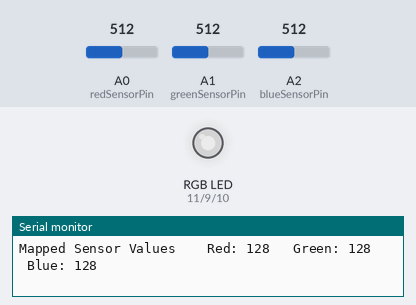
The program below on a simulated Arduino Uno, built with avr-gcc and run on an emulated ATmega328P. On the bench: an RGB LED mixed from three pins (HIGH = lit), the last lines printed to the serial monitor. Inputs (shaded band) come from the test bench; at power-on: A0 (redSensorPin) = 512, A1 (greenSensorPin) = 512, A2 (blueSensorPin) = 512. Dim RGB values are drawn brighter than linear.

Above: at 1.2 s.
1.3 s: A0 (redSensorPin) set to 412
At 2.2 s:
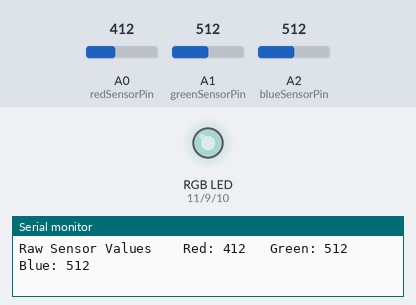
4.3 s: A0 (redSensorPin) set to 381
At 5.5 s:
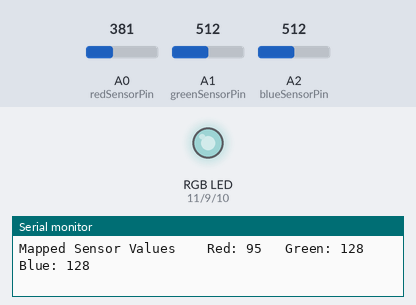
7.3 s: A1 (greenSensorPin) set to 410
At 7.8 s:
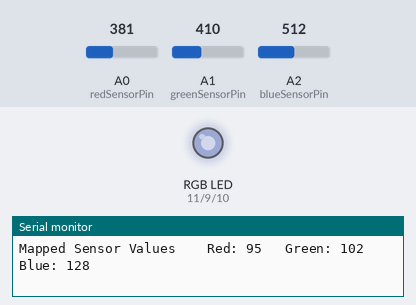
10.3 s: A1 (greenSensorPin) set to 386
At 10.7 s:
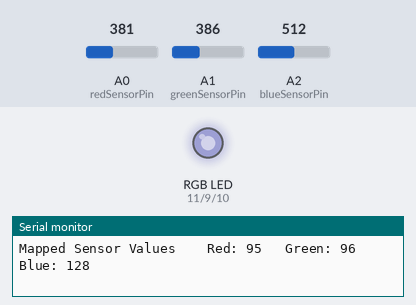
13.3 s: A2 (blueSensorPin) set to 416
At 14.3 s:
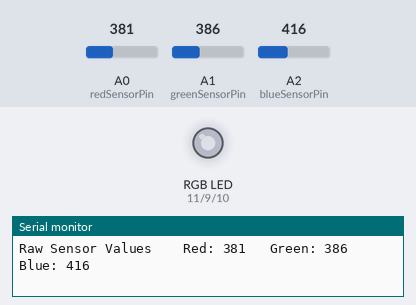
16.3 s: A2 (blueSensorPin) set to 382
At 16.7 s:
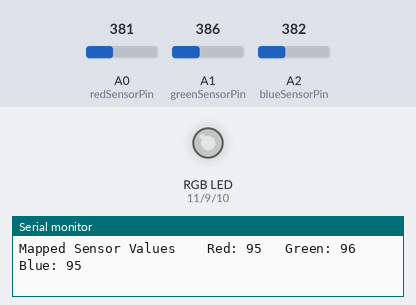
Timing chart, 0 to 19.3 s (numbered marks = the images above; inputs shaded):
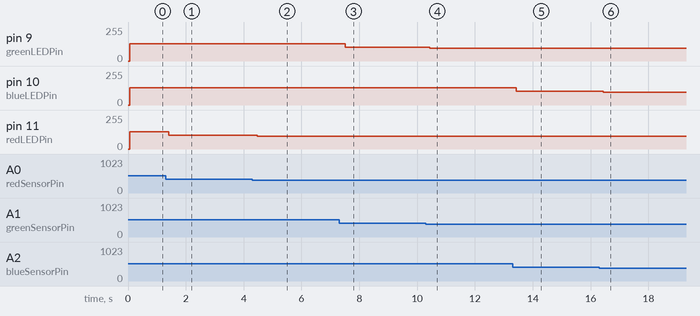

Measured:
- after the input at 1.3 s, pin 11 (redLEDPin): 128/255 → 103/255 after 0.12 s
- after the input at 4.3 s, pin 11 (redLEDPin): 103/255 → 95/255 after 0.18 s
- after the input at 7.3 s, pin 9 (greenLEDPin): 128/255 → 102/255 after 0.21 s
- after the input at 10.3 s, pin 9 (greenLEDPin): 102/255 → 96/255 after 0.13 s
- after the input at 13.3 s, pin 10 (blueLEDPin): 128/255 → 104/255 after 0.13 s
- after the input at 16.3 s, pin 10 (blueLEDPin): 104/255 → 95/255 after 0.14 s

The program:

main.cpp
```cpp
#include "arduino.h"
const int greenLEDPin = 9;
const int blueLEDPin = 10;
const int redLEDPin = 11;


const int redSensorPin = A0;
const int greenSensorPin = A1;
const int blueSensorPin = A2;

int redValue = 0;
int greenValue = 0;
int blueValue = 0;

int redSensorValue = 0;
int greenSensorValue = 0;
int blueSensorValue = 0;

void setup(){
  Serial.begin(9600);

  pinMode(greenLEDPin,OUTPUT);
  pinMode(blueLEDPin,OUTPUT);
  pinMode(redLEDPin,OUTPUT);
}

void loop() {
  blueSensorValue = analogRead(blueSensorPin);
  delay(5);
  redSensorValue = analogRead(redSensorPin);
  delay(5);
  greenSensorValue = analogRead(greenSensorPin);

  Serial.print("Raw Sensor Values \t Red: ");
  Serial.print(redSensorValue);
  Serial.print("\t Green: ");
  Serial.print(greenSensorValue);
  Serial.print("\t Blue: ");
  Serial.println(blueSensorValue);

  redValue = redSensorValue/4;
  blueValue = blueSensorValue/4;
  greenValue = greenSensorValue/4;

  Serial.print("Mapped Sensor Values \t Red: ");
  Serial.print(redValue);
  Serial.print("\t Green: ");
  Serial.print(greenValue);
  Serial.print("\t Blue: ");
  Serial.println(blueValue);

  analogWrite(redLEDPin,redValue);
  analogWrite(greenLEDPin,greenValue);
  analogWrite(blueLEDPin,blueValue);
}
```
